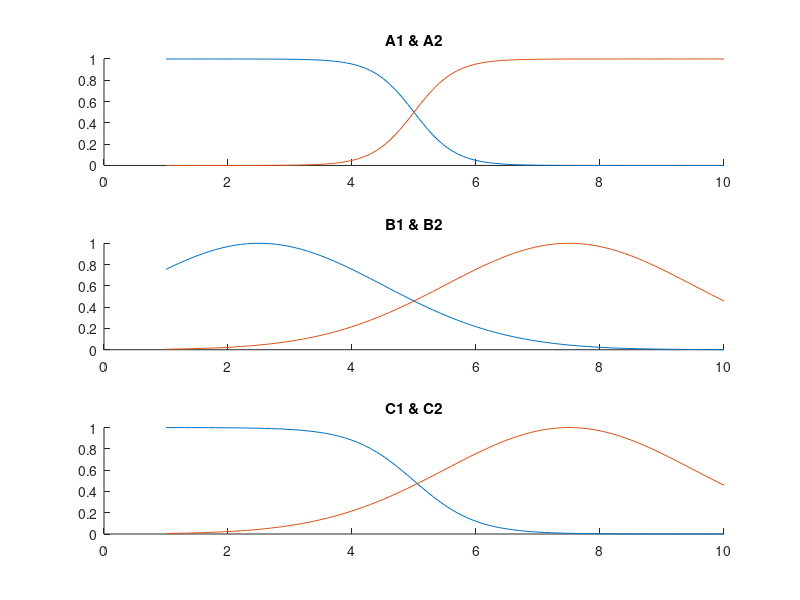

Recreate this plot in MATLAB. (Note: this script raises an error after producing the figure.)
clc, clear all, close all
%disp('Introduce x value:');
x_eval=input('Introduce x value:')
%disp('Introduce y value:');
y_eval=input('Introduce y value:')
x=1:0.1:10;
y=1:0.1:10;
z=1:0.1:10;
A1=1./(1+exp(3*(x-5)));
A2=1./(1+exp(-3*(x-5)));
B1=exp(-(1/2)*((y-2.5)/2).^2);
B2=exp(-(1/2)*((y-7.5)/2).^2);
C1=1./(1+exp(2*(z-5)));
C2=exp(-(1/2)*((z-7.5)/2).^2);
m1=3;
n1=1;
subplot(m1,n1,1),hold on,plot(x,A1),plot(x,A2),ylim([0 1]),title('A1 & A2');
subplot(m1,n1,2),hold on,plot(y,B1),plot(y,B2),title('B1 & B2');
subplot(m1,n1,3),hold on,plot(z,C1),plot(z,C2),title('C1 & C2');
m2=4;
n2=3;
[x_point,x_ind] = find_linear(x,x_eval);
% x_ind=round(length(x)*x_eval/(max(x)-min(x)))+1;
% x_point=x(x_ind)
A1_x=A1(x_ind);
A2_x=A2(x_ind);
[y_point,y_ind] = find_linear(y,y_eval);
% y_ind=round(length(y)*y_eval/(max(y)-min(y)));
% y_point=y(y_ind)
B1_y=B1(y_ind);
B2_y=B2(y_ind);
[C1_a_y,C1_ind_a]=find_nonlinear(C1,min([A1_x B1_y]));
[C1_b_y,C1_ind_b]=find_nonlinear(C1,min([A1_x B2_y]));
[C2_a_y,C2_ind_a]=find_nonlinear(C2,min([A2_x B1_y]));
[C2_b_y,C2_ind_b]=find_nonlinear(C2,min([A2_x B2_y]));
% C1_ind_a=find(C1>=min([A1_x B1_y]),1,'last');
% C2_ind_a=find(C2>=min([A1_x B2_y]),1,'last');
% C1_ind_b=find(C1>=max([A2_x B1_y]),1,'last');
% C2_ind_b=find(C2>=max([A2_x B2_y]),1,'last');
% C1_a=x(C1_ind_a);
% C2_a=x(C2_ind_b);
% C1_b=x(C1_ind_a);
% C2_b=x(C2_ind_b);
C1_a_x=x(C1_ind_a);
C1_b_x=x(C1_ind_b);
C2_a_x=x(C2_ind_a);
C2_b_x=x(C2_ind_b);
figure()
subplot(m2,n2,1),hold on,plot(x,A1,'r'),plot(x_point,A1_x,'r*'),ylim([0 1]),title('A1');
subplot(m2,n2,2),hold on,plot(y,B1,'k'),plot(y_point,B1_y,'r*'),title('B1');
subplot(m2,n2,3),hold on,plot(z,C1,'g'),plot(C1_a_x,C1_a_y,'r*'),title('C1');
subplot(m2,n2,4),hold on,plot(x,A1,'r'),plot(x_point,A1_x,'r*'),ylim([0 1]),title('A1');
subplot(m2,n2,5),hold on,plot(y,B2,'k'),plot(y_point,B2_y,'r*'),title('B2');
subplot(m2,n2,6),hold on,plot(z,C1,'g'),plot(C1_b_x,C1_b_y,'r*'),title('C1');
subplot(m2,n2,7),hold on,plot(x,A2,'r'),plot(x_point,A2_x,'r*'),ylim([0 1]),title('A2');
subplot(m2,n2,8),hold on,plot(y,B1,'k'),plot(y_point,B1_y,'r*'),title('B1');
subplot(m2,n2,9),hold on,plot(z,C2,'g'),plot(C2_a_x,C2_a_y,'r*'),title('C2');
subplot(m2,n2,10),hold on,plot(x,A2,'r'),plot(x_point,A2_x,'r*'),ylim([0 1]),title('A2');
subplot(m2,n2,11),hold on,plot(y,B2,'k'),plot(y_point,B2_y,'r*'),title('B2');
subplot(m2,n2,12),hold on,plot(z,C2,'g'),plot(C2_b_x,C2_b_y,'r*'),title('C2');

C1_max=max([C1_a_y,C1_b_y])
C2_max=max([C2_a_y,C2_b_y])

Cutline_1=min([C1; C1_max*ones(1,length(C1))]);
Cutline_2=min([C2; C2_max*ones(1,length(C2))]);
Cutline_R=max([Cutline_1;Cutline_2]);
out = defuzz(z,Cutline_R,'centroid')
figure()
hold on
plot(z,C1,'r');
plot(z,C2,'b');
plot(z,Cutline_1,':r');
plot(z,Cutline_2,':b');
plot(z,Cutline_R,'g');

plot(out,0.4,'or');
legend('C1','C2','Cutline C1','Cutline C2','Cutline','Z'),title('B2')
% [Cutline_1_y,Cutline_1_ind]=find_nonlinear(C1,Cutline_1);
% [Cutline_2_y,Cutline_2_ind]=find_nonlinear(C2,Cutline_2);
% for i=1:length(z)
%     if i<=Cutline_1_ind
%        FCutilne(i)=Cutline_1_y;
%     elseif i>Cutline_1_ind && i<Cutline_2_ind
%        FCutline(i)=;
%     else
%        FCultine(i)=Cutline_2_y;
%     end
% end
% % [Cutline_1_y,Cutline_1_ind]=find_nonlinear(C1,Cutline_1);
% Cutline_1_x=z(1:Cutline_1_ind);
% plot(Cutline_1_x,Cutline_1_y*Cutline_1_x./Cutline_1_x);
% [Cutline_2_y,Cutline_2_ind]=find_nonlinear(C2,Cutline_2);
% Cutline_2_x=z(Cutline_2_ind:length(z));
% hold on,plot(z,C1),plot(z,C2);
% plot(Cutline_2_x,Cutline_2_y*Cutline_2_x./Cutline_2_x);